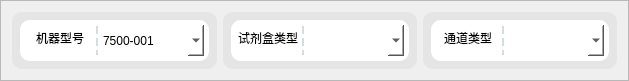
               <widget class="QFrame" name="frame_7">
                <property name="minimumSize">
                 <size>
                  <width>0</width>
                  <height>81</height>
                 </size>
                </property>
                <property name="maximumSize">
                 <size>
                  <width>10000</width>
                  <height>81</height>
                 </size>
                </property>
                <property name="frameShape">
                 <enum>QFrame::StyledPanel</enum>
                </property>
                <property name="frameShadow">
                 <enum>QFrame::Raised</enum>
                </property>
                <layout class="QHBoxLayout" name="horizontalLayout_33">
                 <item>
                  <widget class="QFrame" name="frame_15">
                   <property name="minimumSize">
                    <size>
                     <width>0</width>
                     <height>57</height>
                    </size>
                   </property>
                   <property name="maximumSize">
                    <size>
                     <width>10000</width>
                     <height>57</height>
                    </size>
                   </property>
                   <property name="styleSheet">
                    <string notr="true">border-radius:10px;
background-color: #e6e5e5;
</string>
                   </property>
                   <property name="frameShape">
                    <enum>QFrame::StyledPanel</enum>
                   </property>
                   <property name="frameShadow">
                    <enum>QFrame::Raised</enum>
                   </property>
                   <layout class="QGridLayout" name="gridLayout_5">
                    <property name="leftMargin">
                     <number>8</number>
                    </property>
                    <property name="topMargin">
                     <number>8</number>
                    </property>
                    <property name="rightMargin">
                     <number>8</number>
                    </property>
                    <property name="bottomMargin">
                     <number>8</number>
                    </property>
                    <item row="0" column="1">
                     <widget class="QFrame" name="frame_16">
                      <property name="styleSheet">
                       <string notr="true">
background-color: rgb(255, 255, 255);
</string>
                      </property>
                      <property name="frameShape">
                       <enum>QFrame::StyledPanel</enum>
                      </property>
                      <property name="frameShadow">
                       <enum>QFrame::Raised</enum>
                      </property>
                      <layout class="QHBoxLayout" name="horizontalLayout_8">
                       <property name="spacing">
                        <number>0</number>
                       </property>
                       <property name="leftMargin">
                        <number>5</number>
                       </property>
                       <property name="topMargin">
                        <number>5</number>
                       </property>
                       <property name="rightMargin">
                        <number>5</number>
                       </property>
                       <property name="bottomMargin">
                        <number>5</number>
                       </property>
                       <item>
                        <widget class="QFrame" name="frame_17">
                         <property name="styleSheet">
                          <string notr="true">border-radius:0px</string>
                         </property>
                         <property name="frameShape">
                          <enum>QFrame::StyledPanel</enum>
                         </property>
                         <property name="frameShadow">
                          <enum>QFrame::Raised</enum>
                         </property>
                         <layout class="QHBoxLayout" name="horizontalLayout_14">
                          <property name="spacing">
                           <number>0</number>
                          </property>
                          <property name="leftMargin">
                           <number>0</number>
                          </property>
                          <property name="topMargin">
                           <number>0</number>
                          </property>
                          <property name="rightMargin">
                           <number>0</number>
                          </property>
                          <property name="bottomMargin">
                           <number>0</number>
                          </property>
                          <item>
                           <layout class="QHBoxLayout" name="horizontalLayout_19" stretch="2,0,3">
                            <property name="spacing">
                             <number>0</number>
                            </property>
                            <item>
                             <widget class="QLineEdit" name="lineEdit_2">
                              <property name="minimumSize">
                               <size>
                                <width>0</width>
                                <height>0</height>
                               </size>
                              </property>
                              <property name="maximumSize">
                               <size>
                                <width>16777215</width>
                                <height>500</height>
                               </size>
                              </property>
                              <property name="styleSheet">
                               <string notr="true">border:none;
font: 9pt &quot;微软雅黑&quot;;
background-color: rgb(255, 255, 255);
border-color: rgb(211, 228, 255);</string>
                              </property>
                              <property name="text">
                               <string>机器型号</string>
                              </property>
                              <property name="alignment">
                               <set>Qt::AlignCenter</set>
                              </property>
                             </widget>
                            </item>
                            <item>
                             <widget class="Line" name="line_222">
                              <property name="minimumSize">
                               <size>
                                <width>2</width>
                                <height>0</height>
                               </size>
                              </property>
                              <property name="maximumSize">
                               <size>
                                <width>2</width>
                                <height>16777215</height>
                               </size>
                              </property>
                              <property name="styleSheet">
                               <string notr="true">border: 2px dashed #d4dde1</string>
                              </property>
                              <property name="orientation">
                               <enum>Qt::Vertical</enum>
                              </property>
                             </widget>
                            </item>
                            <item>
                             <widget class="QComboBox" name="comboBox_2">
                              <property name="minimumSize">
                               <size>
                                <width>0</width>
                                <height>0</height>
                               </size>
                              </property>
                              <property name="maximumSize">
                               <size>
                                <width>16777215</width>
                                <height>500</height>
                               </size>
                              </property>
                              <property name="toolTip">
                               <string>&lt;html&gt;&lt;head/&gt;&lt;body&gt;&lt;p&gt;&lt;br/&gt;&lt;/p&gt;&lt;/body&gt;&lt;/html&gt;</string>
                              </property>
                              <property name="styleSheet">
                               <string notr="true">
QComboBox::drop-down {
    subcontrol-origin: padding;
    subcontrol-position: top right;
    width: 30px;
 
    border-left-width:0px;
    border-left-color: darkgray;
    border-left-style: solid; 
    border-top-right-radius: 3px; 
    border-bottom-right-radius: 3px;
}

QComboBox::down-arrow {
	image: url(:/newPrefix/img/03_close.png);
};

border:none;
font: 75 9pt &quot;微软雅黑&quot;;
color:  #808080;
background-color: rgb(255, 255, 255);
border-color: rgb(211, 228, 255);
selection-background-color: qlineargradient(spread:pad, x1:1, y1:1, x2:0, y2:0, stop:0 #8fefd6, stop:1 #42bac3);

</string>
                              </property>
                              <item>
                               <property name="text">
                                <string>7500-001</string>
                               </property>
                              </item>
                              <item>
                               <property name="text">
                                <string>7500-002</string>
                               </property>
                              </item>
                              <item>
                               <property name="text">
                                <string>7500-003</string>
                               </property>
                              </item>
                             </widget>
                            </item>
                           </layout>
                          </item>
                         </layout>
                        </widget>
                       </item>
                      </layout>
                     </widget>
                    </item>
                   </layout>
                  </widget>
                 </item>
                 <item>
                  <widget class="QFrame" name="frame_23">
                   <property name="minimumSize">
                    <size>
                     <width>0</width>
                     <height>57</height>
                    </size>
                   </property>
                   <property name="maximumSize">
                    <size>
                     <width>10000</width>
                     <height>57</height>
                    </size>
                   </property>
                   <property name="styleSheet">
                    <string notr="true">border-radius:10px;
background-color: #e6e5e5;
</string>
                   </property>
                   <property name="frameShape">
                    <enum>QFrame::StyledPanel</enum>
                   </property>
                   <property name="frameShadow">
                    <enum>QFrame::Raised</enum>
                   </property>
                   <layout class="QGridLayout" name="gridLayout_6">
                    <property name="leftMargin">
                     <number>8</number>
                    </property>
                    <property name="topMargin">
                     <number>8</number>
                    </property>
                    <property name="rightMargin">
                     <number>8</number>
                    </property>
                    <property name="bottomMargin">
                     <number>8</number>
                    </property>
                    <item row="0" column="1">
                     <widget class="QFrame" name="frame_24">
                      <property name="styleSheet">
                       <string notr="true">
background-color: rgb(255, 255, 255);
</string>
                      </property>
                      <property name="frameShape">
                       <enum>QFrame::StyledPanel</enum>
                      </property>
                      <property name="frameShadow">
                       <enum>QFrame::Raised</enum>
                      </property>
                      <layout class="QHBoxLayout" name="horizontalLayout_22">
                       <property name="spacing">
                        <number>0</number>
                       </property>
                       <property name="leftMargin">
                        <number>5</number>
                       </property>
                       <property name="topMargin">
                        <number>5</number>
                       </property>
                       <property name="rightMargin">
                        <number>5</number>
                       </property>
                       <property name="bottomMargin">
                        <number>5</number>
                       </property>
                       <item>
                        <widget class="QFrame" name="frame_25">
                         <property name="styleSheet">
                          <string notr="true">border-radius:0px</string>
                         </property>
                         <property name="frameShape">
                          <enum>QFrame::StyledPanel</enum>
                         </property>
                         <property name="frameShadow">
                          <enum>QFrame::Raised</enum>
                         </property>
                         <layout class="QHBoxLayout" name="horizontalLayout_23">
                          <property name="spacing">
                           <number>0</number>
                          </property>
                          <property name="leftMargin">
                           <number>0</number>
                          </property>
                          <property name="topMargin">
                           <number>0</number>
                          </property>
                          <property name="rightMargin">
                           <number>0</number>
                          </property>
                          <property name="bottomMargin">
                           <number>0</number>
                          </property>
                          <item>
                           <layout class="QHBoxLayout" name="horizontalLayout_29" stretch="2,0,3">
                            <property name="spacing">
                             <number>0</number>
                            </property>
                            <item>
                             <widget class="QLineEdit" name="lineEdit_15">
                              <property name="minimumSize">
                               <size>
                                <width>0</width>
                                <height>0</height>
                               </size>
                              </property>
                              <property name="maximumSize">
                               <size>
                                <width>16777215</width>
                                <height>500</height>
                               </size>
                              </property>
                              <property name="styleSheet">
                               <string notr="true">border:none;
font: 9pt &quot;微软雅黑&quot;;
background-color: rgb(255, 255, 255);
border-color: rgb(211, 228, 255);</string>
                              </property>
                              <property name="text">
                               <string>试剂盒类型</string>
                              </property>
                              <property name="alignment">
                               <set>Qt::AlignCenter</set>
                              </property>
                             </widget>
                            </item>
                            <item>
                             <widget class="Line" name="line_223">
                              <property name="minimumSize">
                               <size>
                                <width>2</width>
                                <height>0</height>
                               </size>
                              </property>
                              <property name="maximumSize">
                               <size>
                                <width>2</width>
                                <height>16777215</height>
                               </size>
                              </property>
                              <property name="styleSheet">
                               <string notr="true">border: 2px dashed #d4dde1</string>
                              </property>
                              <property name="orientation">
                               <enum>Qt::Vertical</enum>
                              </property>
                             </widget>
                            </item>
                            <item>
                             <widget class="QComboBox" name="comboBox_5">
                              <property name="minimumSize">
                               <size>
                                <width>0</width>
                                <height>0</height>
                               </size>
                              </property>
                              <property name="maximumSize">
                               <size>
                                <width>16777215</width>
                                <height>500</height>
                               </size>
                              </property>
                              <property name="toolTip">
                               <string>&lt;html&gt;&lt;head/&gt;&lt;body&gt;&lt;p&gt;&lt;br/&gt;&lt;/p&gt;&lt;/body&gt;&lt;/html&gt;</string>
                              </property>
                              <property name="styleSheet">
                               <string notr="true">
QComboBox::drop-down {
    subcontrol-origin: padding;
    subcontrol-position: top right;
    width: 30px;
 
    border-left-width:0px;
    border-left-color: darkgray;
    border-left-style: solid; 
    border-top-right-radius: 3px; 
    border-bottom-right-radius: 3px;
}

QComboBox::down-arrow {
	image: url(:/newPrefix/ims/03_close.png);
};

border:none;
font: 75 9pt &quot;微软雅黑&quot;;
color:  #808080;
background-color: rgb(255, 255, 255);
border-color: rgb(211, 228, 255);
selection-background-color: qlineargradient(spread:pad, x1:1, y1:1, x2:0, y2:0, stop:0 #8fefd6, stop:1 #42bac3);

</string>
                              </property>
                             </widget>
                            </item>
                           </layout>
                          </item>
                         </layout>
                        </widget>
                       </item>
                      </layout>
                     </widget>
                    </item>
                   </layout>
                  </widget>
                 </item>
                 <item>
                  <widget class="QFrame" name="frame_26">
                   <property name="minimumSize">
                    <size>
                     <width>0</width>
                     <height>57</height>
                    </size>
                   </property>
                   <property name="maximumSize">
                    <size>
                     <width>10000</width>
                     <height>57</height>
                    </size>
                   </property>
                   <property name="styleSheet">
                    <string notr="true">border-radius:10px;
background-color: #e6e5e5;
</string>
                   </property>
                   <property name="frameShape">
                    <enum>QFrame::StyledPanel</enum>
                   </property>
                   <property name="frameShadow">
                    <enum>QFrame::Raised</enum>
                   </property>
                   <layout class="QGridLayout" name="gridLayout_7">
                    <property name="leftMargin">
                     <number>8</number>
                    </property>
                    <property name="topMargin">
                     <number>8</number>
                    </property>
                    <property name="rightMargin">
                     <number>8</number>
                    </property>
                    <property name="bottomMargin">
                     <number>8</number>
                    </property>
                    <item row="0" column="1">
                     <widget class="QFrame" name="frame_27">
                      <property name="styleSheet">
                       <string notr="true">
background-color: rgb(255, 255, 255);
</string>
                      </property>
                      <property name="frameShape">
                       <enum>QFrame::StyledPanel</enum>
                      </property>
                      <property name="frameShadow">
                       <enum>QFrame::Raised</enum>
                      </property>
                      <layout class="QHBoxLayout" name="horizontalLayout_30">
                       <property name="spacing">
                        <number>0</number>
                       </property>
                       <property name="leftMargin">
                        <number>5</number>
                       </property>
                       <property name="topMargin">
                        <number>5</number>
                       </property>
                       <property name="rightMargin">
                        <number>5</number>
                       </property>
                       <property name="bottomMargin">
                        <number>5</number>
                       </property>
                       <item>
                        <widget class="QFrame" name="frame_28">
                         <property name="styleSheet">
                          <string notr="true">border-radius:0px</string>
                         </property>
                         <property name="frameShape">
                          <enum>QFrame::StyledPanel</enum>
                         </property>
                         <property name="frameShadow">
                          <enum>QFrame::Raised</enum>
                         </property>
                         <layout class="QHBoxLayout" name="horizontalLayout_31">
                          <property name="spacing">
                           <number>0</number>
                          </property>
                          <property name="leftMargin">
                           <number>0</number>
                          </property>
                          <property name="topMargin">
                           <number>0</number>
                          </property>
                          <property name="rightMargin">
                           <number>0</number>
                          </property>
                          <property name="bottomMargin">
                           <number>0</number>
                          </property>
                          <item>
                           <layout class="QHBoxLayout" name="horizontalLayout_32" stretch="2,0,3">
                            <property name="spacing">
                             <number>0</number>
                            </property>
                            <item>
                             <widget class="QLineEdit" name="lineEdit_16">
                              <property name="minimumSize">
                               <size>
                                <width>0</width>
                                <height>0</height>
                               </size>
                              </property>
                              <property name="maximumSize">
                               <size>
                                <width>16777215</width>
                                <height>500</height>
                               </size>
                              </property>
                              <property name="styleSheet">
                               <string notr="true">border:none;
font: 9pt &quot;微软雅黑&quot;;
background-color: rgb(255, 255, 255);
border-color: rgb(211, 228, 255);</string>
                              </property>
                              <property name="text">
                               <string>通道类型</string>
                              </property>
                              <property name="alignment">
                               <set>Qt::AlignCenter</set>
                              </property>
                             </widget>
                            </item>
                            <item>
                             <widget class="Line" name="line_224">
                              <property name="minimumSize">
                               <size>
                                <width>2</width>
                                <height>0</height>
                               </size>
                              </property>
                              <property name="maximumSize">
                               <size>
                                <width>2</width>
                                <height>16777215</height>
                               </size>
                              </property>
                              <property name="styleSheet">
                               <string notr="true">border: 2px dashed #d4dde1</string>
                              </property>
                              <property name="orientation">
                               <enum>Qt::Vertical</enum>
                              </property>
                             </widget>
                            </item>
                            <item>
                             <widget class="QComboBox" name="comboBox_6">
                              <property name="minimumSize">
                               <size>
                                <width>0</width>
                                <height>0</height>
                               </size>
                              </property>
                              <property name="maximumSize">
                               <size>
                                <width>16777215</width>
                                <height>500</height>
                               </size>
                              </property>
                              <property name="toolTip">
                               <string>&lt;html&gt;&lt;head/&gt;&lt;body&gt;&lt;p&gt;&lt;br/&gt;&lt;/p&gt;&lt;/body&gt;&lt;/html&gt;</string>
                              </property>
                              <property name="styleSheet">
                               <string notr="true">
QComboBox::drop-down {
    subcontrol-origin: padding;
    subcontrol-position: top right;
    width: 30px;
 
    border-left-width:0px;
    border-left-color: darkgray;
    border-left-style: solid; 
    border-top-right-radius: 3px; 
    border-bottom-right-radius: 3px;
}

QComboBox::down-arrow {
	image: url(:/newPrefix/mgs/03_close.png);
};

border:none;
font: 75 9pt &quot;微软雅黑&quot;;
color:  #808080;
background-color: rgb(255, 255, 255);
border-color: rgb(211, 228, 255);
selection-background-color: qlineargradient(spread:pad, x1:1, y1:1, x2:0, y2:0, stop:0 #8fefd6, stop:1 #42bac3);

</string>
                              </property>
                             </widget>
                            </item>
                           </layout>
                          </item>
                         </layout>
                        </widget>
                       </item>
                      </layout>
                     </widget>
                    </item>
                   </layout>
                  </widget>
                 </item>
                </layout>
               </widget>
